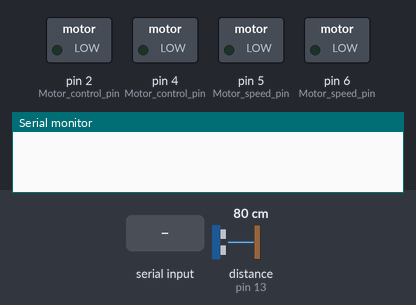
Bench run of a sketch on a simulated Arduino Uno, built with avr-gcc and run on an emulated ATmega328P. Parts: switched loads named in the sketch (green lamp = pin HIGH), the last lines printed to the serial monitor. Dashed ring = blinking. The test bench sets the inputs (shaded band); at power-on: distance to the obstacle (sensor on pin 13) 80 cm. The echo pulse lasts 58.3 µs per cm; pins used as bus, display or sensor lines are not drawn.

Above: at 1.2 s.
1.3 s: "D" received over Serial
At 3.0 s:
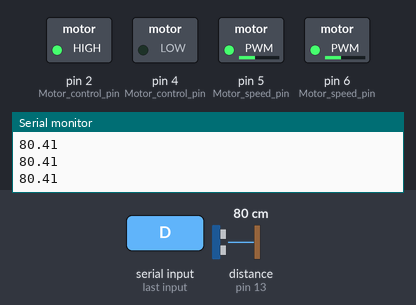
At 11.99 s:
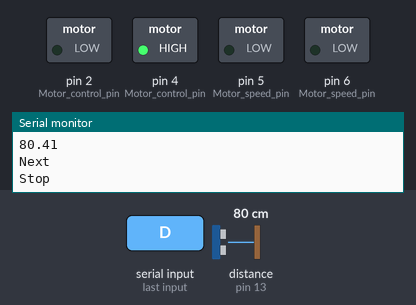
Timing chart, 0 to 12.2 s (numbered marks = the images above; inputs shaded):
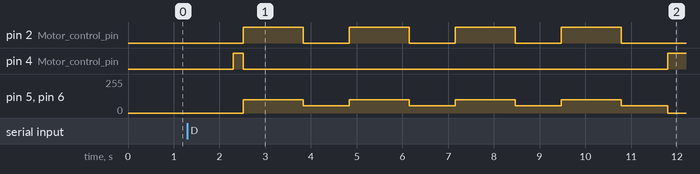

Measured:
- after the input at 1.3 s, pin 2 (Motor_control_pin): alternates HIGH for 1.3 s and LOW for 1.0 s, starting after 1.2 s; pin 4 (Motor_control_pin): LOW → HIGH after 1.0 s, → LOW 0.22 s later, → HIGH 9.3 s later; pin 5 (Motor_speed_pin), pin 6 (Motor_speed_pin): 0/255 → 100/255 after 1.2 s, then repeats every 2.3 s: 54/255 1.0 s, 100/255 1.3 s

The sketch:

Arduino_Car.ino
```cpp
#include <SoftwareSerial.h>

SoftwareSerial bluetoothSerial(10, 11);  // Bluetooth communication using software serial on pins 10 (RX) and 11 (TX)

// Function to measure the distance using an HC-SR04 sensor
float checkdistance(int triggerPin, int echoPin)
{
  digitalWrite(triggerPin, LOW);    // Set trigger pin to LOW
  delayMicroseconds(2);              // Create a 2 microsecond delay
  digitalWrite(triggerPin, HIGH);   // Set trigger pin to HIGH for 10 microseconds
  delayMicroseconds(10);
  digitalWrite(triggerPin, LOW);    // Set trigger pin back to LOW

  // Measure the duration for the echo signal to return and calculate distance in centimeters
  float distance = pulseIn(echoPin, HIGH) / 58.00; // Divide the one-way time by 2 and convert to distance using an approximation factor

  delay(10);                         // Add a delay for stability
  return distance;                   // Return the calculated distance
}

// Pin configuration in the setup function
void setup() {
  pinMode(12, OUTPUT);   // Trigger pin for X-axis HC-SR04 sensor
  pinMode(13, INPUT);    // Echo pin for X-axis HC-SR04 sensor
  pinMode(2, OUTPUT);    // Motor control pin
  pinMode(5, OUTPUT);    // Motor speed pin
  pinMode(4, OUTPUT);    // Motor control pin
  pinMode(6, OUTPUT);    // Motor speed pin
  Serial.begin(9600);    // Initialize serial communication
}

// Main program loop
void loop() {
  // Measure the distance using the HC-SR04 sensor
  switch(Serial.readString()[0])
  {
    case 'S':
      Stop();
      break;
    case 'B':
      Move_Backward(70);
      break;
    case 'L':
      Rotate_Left(54);
      delay(1010);
      Stop();
      break;
    case 'F':
      Move_Forward(100);
      delay(2000);
      break;
    case 'R':
      Rotate_Right(54);
      delay(1010);
      Stop();
      break;
    case 'D':
      Get_Data();
      break;
  }
}

// Function to stop the motors
void Stop() {
  digitalWrite(2, LOW);       // Set motor control pins to LOW
  analogWrite(5, 0);          // Set motor speed pins to 0 (off)
  digitalWrite(4,HIGH);       // Set motor control pins to LOW
  analogWrite(6, 0);          // Set motor speed pins to 0 (off)
}

// Function to move backward
void Move_Backward(int speed) {
  digitalWrite(2, LOW);       // Set motor control pins to LOW
  analogWrite(5, speed);      // Set motor speed pins to the specified speed
  digitalWrite(4,HIGH);     // Set motor control pins to LOW
  analogWrite(6, speed);      // Set motor speed pins to the specified speed
}

// Function to rotate left
void Rotate_Left(int speed) {
  digitalWrite(2, LOW);       // Set motor control pins to LOW
  analogWrite(5, speed);      // Set motor speed pins to the specified speed
  digitalWrite(4, LOW);       // Set motor control pins to LOW
  analogWrite(6,speed);          // Set motor speed pins to 0 (off)
}

// Function to rotate right
void Rotate_Right(int speed) {
  digitalWrite(2, HIGH);       // Set motor control pins to LOW
  analogWrite(5, speed);      // Set motor speed pins to the specified speed
  digitalWrite(4, HIGH);       // Set motor control pins to LOW
  analogWrite(6,speed);          // Set motor speed pins to 0 (off)
}

// Function to move forward
void Move_Forward(int speed) {
  digitalWrite(2, HIGH);      // Set motor control pins to HIGH
  analogWrite(5, speed);      // Set motor speed pins to the specified speed
  digitalWrite(4,LOW);      // Set motor control pins to HIGH
  analogWrite(6, speed);      // Set motor speed pins to the specified speed
}
// Function to get data in square
void Get_Data()
{
  Stop();   // Stop the motors before starting data collection
  delay(200);  // Wait for a short delay to ensure stability
  Serial.println(checkdistance(12, 13));
  const int time_const = 4200;  // Define a constant time interval (in milliseconds) for data collection
  int times = 4;                // Number of times to repeat the data collection process
  for(;times > 0;times--)
  {
    int ticks = time_const;  // Initialize a variable to track the remaining time in the data collection interval
    Move_Forward(100);
    for(;ticks > 0; ticks = ticks - 50)
    {
      Serial.println(checkdistance(12, 13)); // Measure and print the distance at each interval
    }
    Stop();
    Serial.println("Next");
    Rotate_Left(54);
    delay(1010);
    Stop();
  }
  Serial.println("Stop");
}
```
